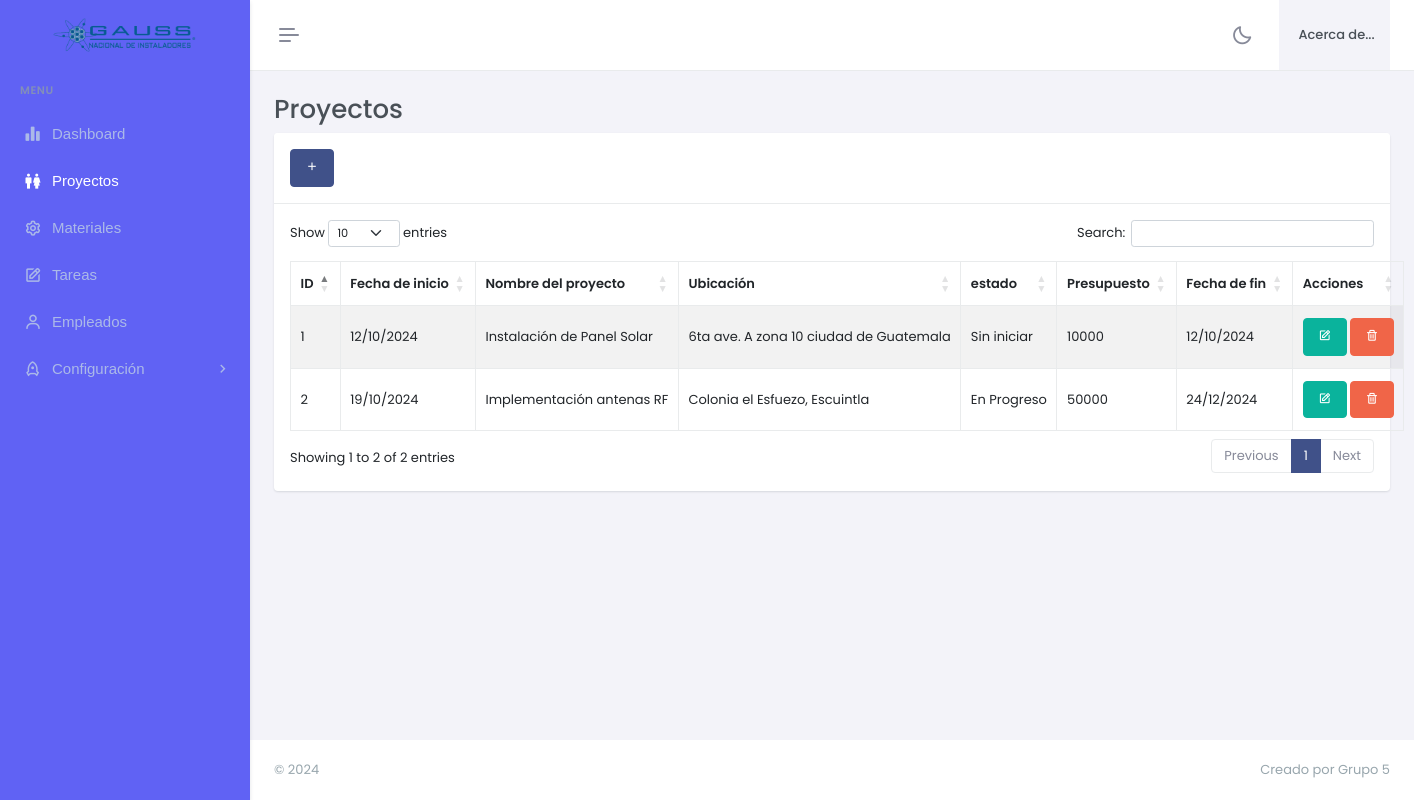
/proyectos.php, run on the app's committed database.
### tables this page shows
CREATE TABLE `proyectos` (
  `id` int NOT NULL,
  `fecha_inicio` date NOT NULL,
  `fecha_fin` date NOT NULL,
  `nombre` varchar(50) NOT NULL,
  `descripcion` mediumtext NOT NULL,
  `ubicacion` mediumtext NOT NULL,
  `estado` varchar(50) NOT NULL,
  `presupuesto` varchar(50) NOT NULL
);

### proyectos.php (the view, shortened to what this page needs)
<?php
include 'assets/conn.php';
include 'assets/header.php';
?>
<div id="layout-wrapper">
    <?php include 'assets/menubar.php'; ?>
    <div class="main-content">
        <div class="page-content">
            <div class="container-fluid">
                <div class="row">
                    <div class="col-lg-12">
                        <h2>Proyectos</h2>
                        <div class="card">
                            <div class="card-header d-flex align-items-center">
                                <div>
                                    <a href="#addnew" data-bs-toggle="modal" class="btn btn-primary"><i class="bx bx-plus"></i></a>
                                </div>
                            </div>
                            <div class="card-body">
                                <table id="example" class="table table-bordered dt-responsive nowrap table-striped align-middle" style="width:100%">
                                    <thead>
                                        <tr>
                                            <th>ID</th>
                                            <th>Fecha de inicio</th>
                                            <th>Nombre del proyecto</th>
                                            <th>Ubicación</th>
                                            <th>estado</th>
                                            <th>Presupuesto</th>
                                            <th>Fecha de fin</th>
                                            <th>Acciones</th>
                                        </tr>
                                    </thead>
                                    <tbody>
                                        <?php
                                        $sql = "SELECT * FROM proyectos";
                                        $query = $conn->query($sql);
                                        while ($row = $query->fetch_assoc()) {
                                            echo "
                                                <tr>
                                                    <td>" . $row['id'] . "</td>
                                                    <td>" . ($row['fecha_inicio'] ? date_format(date_create($row['fecha_inicio']), 'd/m/Y') : ''). "</td>
                                                    <td>" . $row['nombre'] . "</td>
                                                    <td>" . $row['ubicacion'] . "</td>
                                                    <td>" . $row['estado'] . "</td>
                                                    <td>" . $row['presupuesto'] . "</td>
                                                    <td>" . ($row['fecha_fin'] ? date_format(date_create($row['fecha_fin']), 'd/m/Y') : '') . "</td>
                                                    <td>
                                                        <button class='btn btn-success waves-effect waves-light edit' data-id='" . $row['id'] . "'><i class='bx bx-edit'></i> </button>
                                                        <button class='btn btn-danger delete' data-id='" . $row['id'] . "'><i class='bx bx-trash'></i> </button>
                                                    </td>
                                                </tr>
                                            ";
                                        }
                                        ?>
                                    </tbody>
                                </table>
                            </div>
                        </div>
                    </div>
                </div>
            </div>
        </div>
    </div>
</div>
<?php include 'assets/footer.php'; ?>

### data on the page
proyectos: id "1", fecha_inicio "12/10/2024", nombre "Instalación de Panel Solar", ubicacion "6ta ave. A zona 10 ciudad de Guatemala", estado "Sin iniciar", presupuesto "10000", fecha_fin "12/10/2024"
proyectos: id "2", fecha_inicio "19/10/2024", nombre "Implementación antenas RF", ubicacion "Colonia el Esfuezo, Escuintla", estado "En Progreso", presupuesto "50000", fecha_fin "24/12/2024"
